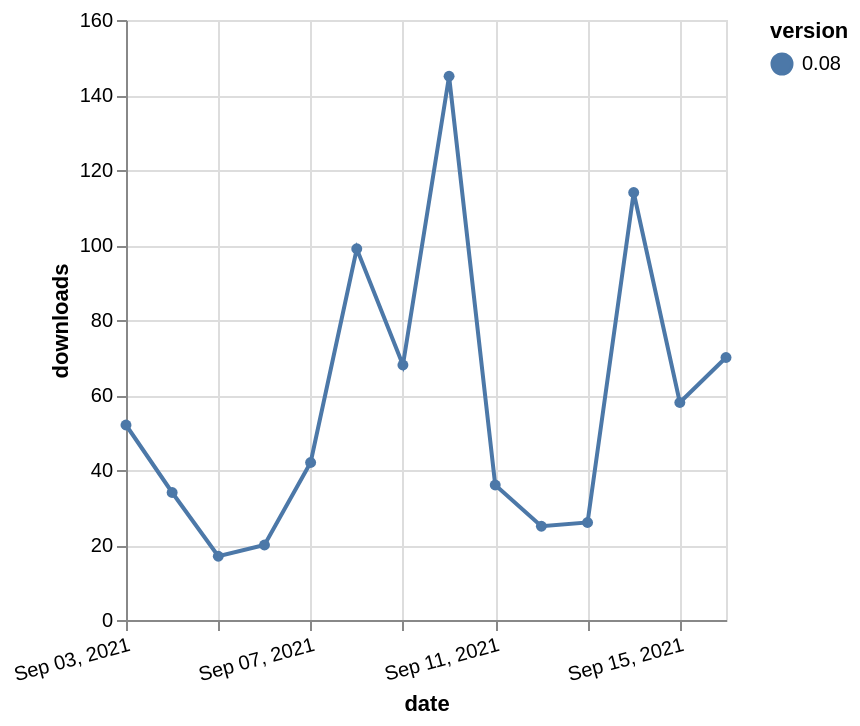

Write a Vega-Lite specification for this figure.
### Vega-Lite specification from a JSON file in a GitHub repository (floating-point values rounded to 4 significant figures)
{"$schema": "https://vega.github.io/schema/vega-lite/v5.json", "description": "A simple bar chart with embedded data.", "data": {"values": [{"date": "2021-09-03", "total": 81040, "delta": 52, "version": "0.08"}, {"date": "2021-09-04", "total": 81074, "delta": 34, "version": "0.08"}, {"date": "2021-09-05", "total": 81091, "delta": 17, "version": "0.08"}, {"date": "2021-09-06", "total": 81111, "delta": 20, "version": "0.08"}, {"date": "2021-09-07", "total": 81153, "delta": 42, "version": "0.08"}, {"date": "2021-09-08", "total": 81252, "delta": 99, "version": "0.08"}, {"date": "2021-09-09", "total": 81320, "delta": 68, "version": "0.08"}, {"date": "2021-09-10", "total": 81465, "delta": 145, "version": "0.08"}, {"date": "2021-09-11", "total": 81501, "delta": 36, "version": "0.08"}, {"date": "2021-09-12", "total": 81526, "delta": 25, "version": "0.08"}, {"date": "2021-09-13", "total": 81552, "delta": 26, "version": "0.08"}, {"date": "2021-09-14", "total": 81666, "delta": 114, "version": "0.08"}, {"date": "2021-09-15", "total": 81724, "delta": 58, "version": "0.08"}, {"date": "2021-09-16", "total": 81794, "delta": 70, "version": "0.08"}]}, "width": "container", "mark": {"type": "line", "point": {"filled": true}}, "encoding": {"x": {"field": "date", "type": "temporal", "timeUnit": "yearmonthdate", "title": "date", "axis": {"labelAngle": -15}}, "y": {"field": "delta", "type": "quantitative", "title": "downloads"}, "color": {"field": "version", "type": "nominal"}, "tooltip": {"field": "delta"}}}
